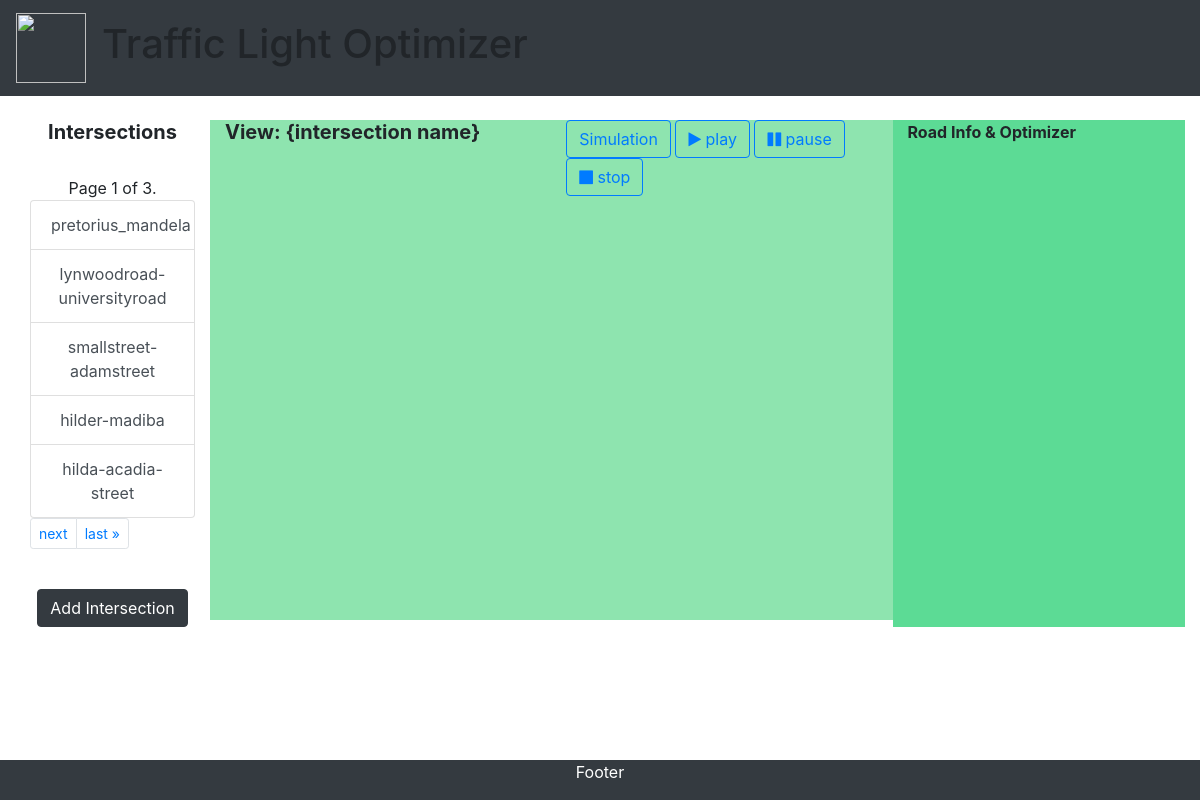
/home/, run on the app's committed database.
### main_app/models.py (models this page shows, shortened)
class Intersection(models.Model):
    network_id = models.ForeignKey(
        Network,
        blank=False,
        null=True,
        on_delete=models.SET_NULL
    )
    intersection_name = models.CharField( max_length=50, unique=True )
    right_of_way = models.TextField( blank=True )
    configuration = models.TextField( blank=True )

### main_app/views/newview.py (the view)
# urls.py: path('home/', views.home, name='home'),
def home(request):
    intersection_list = Intersection.objects.get_queryset().order_by('id')
    paginator = Paginator(intersection_list, 5) # Show 25 contacts per page.
    page_number = request.GET.get('page')
    page_obj = paginator.get_page(page_number)
    intersection_form = IntersectionForm()
    data_input = {
        'page_obj': page_obj ,
        'intersection_form': intersection_form
    }
    return render(request, 'main_app/home.html', data_input )

### main_app/templates/main_app/home.html (shortened to what this page needs)
{% load static %}
<!DOCTYPE html>
<html>
    <head>
        <link rel="stylesheet" href="https://maxcdn.bootstrapcdn.com/bootstrap/4.5.0/css/bootstrap.min.css">
        <link rel="stylesheet" href="https://cdnjs.cloudflare.com/ajax/libs/font-awesome/4.7.0/css/font-awesome.min.css">
    </head>
    <body>
        <nav class="navbar navbar-expand-sm bg-dark navbar-dark fixed-top">
            <a class="navbar-brand" href="#">
                <img src="{% static 'images/logo_welcome.png' %}" width="70" height="70">
            </a>
            <ul class="navbar-nav">
                <h1>Traffic Light Optimizer</h1>
            </ul>
        </nav>
        <br><br>
        <div class="container-fluid">
            <br><br>
            <div class="container-fluid">
                <br>
                <div class="row">
                    <div class="col-sm-2" style="background-color:white;text-align:center;">
                        <h5> <b> Intersections </b></h5> <br>
                        {% include 'main_app/intersection_view.html'%}
                    </div>
                    <div class="col-sm-7" style="background-color:#8ee4af;height: 500px">
                        <div class="row">
                            <div class="col-sm-6" >
                                <h5> <b> View: {intersection name} </b></h5>
                            </div>
                            <div class="col-sm-6">
                                <div id="btn-group btn-group-sm">
                                    <button type="button" class="btn btn-outline-primary">Simulation</button>
                                    <button type="button" class="btn btn-outline-primary"> <i class="fa fa-play"></i> play</button>
                                    <button type="button" class="btn btn-outline-primary"> <i class="fa fa-pause"></i> pause</button>
                                    <button type="button" class="btn btn-outline-primary"> <i class="fa fa-stop"></i> stop</button>
                                </div>
                            </div>
                        </div>
                    </div>
                    <div class="col-sm-3" style="background-color:#5cdb95;">
                        <b> Road Info & Optimizer </b>
                    </div>
                </div>
                <br>
                <br>
            </div>
        </div>
        <div class="footer bg-dark navbar-dark fixed-bottom">
            <p>Footer</p>
        </div>
    </body>
</html>

### main_app/templates/main_app/intersection_view.html (shortened to what this page needs)
<span class="current">
    Page {{ page_obj.number }} of {{ page_obj.paginator.num_pages }}.
</span>
<div class="list-group">
{% for intersection in page_obj %}
    <a href="#" class="list-group-item list-group-item-action">
    {{ intersection.intersection_name }}
    </a>
{% endfor %}
</div>
<div class="pagination pagination-sm">
    <span class="step-links">
        <ul class="pagination">
        {% if page_obj.has_next %}
            <li class="page-item" ><a class="page-link" href="?page={{ page_obj.next_page_number }}"> next</a></li>
            <li class="page-item" ><a class="page-link"href="?page={{ page_obj.paginator.num_pages }}">last &raquo;</a></li>
        {% endif %}
        </ul>
    </span>
</div>
<br>
<button type="button" class="btn btn-dark" data-toggle="modal" data-target="#myModal"> Add Intersection</button>

### main_app/templates/main_app/home.html (style rules this page uses)
.footer { position: fixed; left: 0; bottom: 0; width: 100%; background-color: red; color: white; text-align: center; }

### data on the page
Intersection: intersection_name "pretorius_mandela"
Intersection: intersection_name "lynwoodroad-universityroad"
Intersection: intersection_name "smallstreet-adamstreet"
Intersection: intersection_name "hilder-madiba"
Intersection: intersection_name "hilda-acadia-street"

### other printed values
{{ page_obj.number }} "1"
{{ page_obj.paginator.num_pages }} "3"
